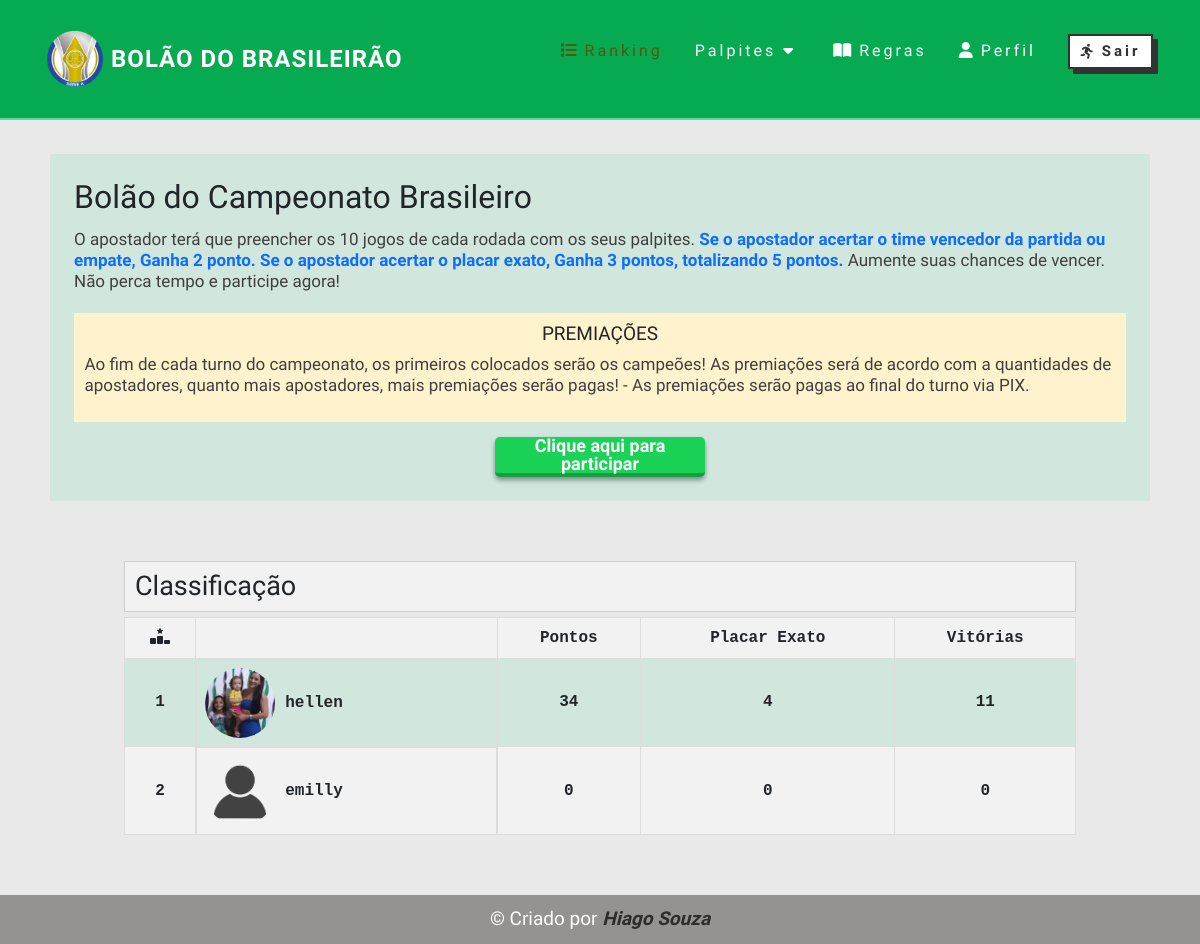
The app's page / (signed in) with its own data.
### bolao/models.py (models this page shows, shortened)
class Classificacao(models.Model):
    usuario = models.OneToOneField(Usuario, null=True, blank=True, on_delete=models.CASCADE)
    pontos = models.IntegerField(default=0)
    placar_exato = models.IntegerField(default=0)
    vitorias = models.IntegerField(default=0)
    empates = models.IntegerField(default=0)

class Usuario(models.Model):
    nome = models.CharField(max_length=200, null=True, blank=True)
    usuario = models.OneToOneField(User, null=True, blank=True, on_delete=models.CASCADE)
    email = models.CharField(max_length=200, null=True, blank=True, unique=True)
    whatsapp = models.CharField(max_length=200, null=True, blank=True, unique=True)
    pagamento = models.BooleanField(default=False)
    imagem = models.ImageField(upload_to='imagens', default='imagens/perfil-null.png')

### bolao/views.py (the view)
# urls.py: path('', homepage, name='homepage'),
def homepage(request):
    user = request.user
    usuarios = Classificacao.objects.filter(usuario__pagamento=True).order_by('-pontos', '-placar_exato', '-vitorias', '-empates')
    context = {'usuarios':usuarios}
    return render(request, 'index.html',context)

### bolao/templates/index.html (shortened to what this page needs)
{% extends 'auxiliar/base.html' %} {% load static %} {% block title %} Bolão | Ranking {% endblock%} {% block body %}
<section class="informacao">
    <div class="container__info">
        <h2 class="title">Bolão do Campeonato Brasileiro</h2>
        <p>O apostador terá que preencher os 10 jogos de cada rodada
            com os seus palpites.<b class="text-primary">
                Se o apostador acertar o time vencedor da partida ou empate, Ganha
                2 ponto. Se o apostador acertar o placar exato, Ganha 3
                pontos, totalizando 5 pontos.</b>
            Aumente suas chances de vencer. Não perca tempo e
            participe agora!</p>
        <div class="premiacoes">
            <h4>PREMIAÇÕES</h4>
            <p>
                Ao fim de cada turno do campeonato, os primeiros colocados serão os campeões!
                As premiações será de acordo com a quantidades de apostadores, quanto mais apostadores, mais
                premiações serão pagas!
                - As premiações serão pagas ao final do turno via PIX.
            </p>
        </div>
        <div class="inscricao">
            <button onclick="return sendToWhatSapp('{{request.user}}')">Clique aqui para participar</button>
        </div>
    </div>
</section>
<section class="container">
    <h2>Classificação</h2>
    <div class="tabela">
        <table>
            <thead>
                <tr>
                    <th><i class="fa-solid fa-ranking-star"></i></th>
                    <th></th>
                    <th>Pontos</th>
                    <th>Placar Exato</th>
                    <th>Vitórias</th>
                </tr>
            </thead>
            <tbody>
                {% for usuario in usuarios %}
                <tr>
                    <td>{{ forloop.counter }}</td>
                    <td class="usuario">
                        <img src="{{ usuario.usuario.imagem.url }}" alt="{{ usuario.usuario.nome }}" class="escudo">
                        {{ usuario.usuario.nome}}
                    </td>
                    <td>{{ usuario.pontos }}</td>
                    <td>{{ usuario.placar_exato }}</td>
                    <td>{{ usuario.vitorias }}</td>
                </tr>
                {% endfor %}
            </tbody>
        </table>
    </div>
</section>
{% endblock %}

### static/css/style.css (style rules this page uses)
* { margin: 0; padding: 0; box-sizing: border-box; font-family: "Afacad Flux", sans-serif; text-decoration: none; }
body, html { background: #e9e9e9; }
.container { margin: 0 auto; max-width: 1000px; padding: 0 2%; }
.informacao { max-width: 1100px; margin: 130px auto 60px auto; background-color: #d1e7dd; padding: 2%; }
.container__info { display: flex; flex-direction: column; gap: 5px; }
.container__info h2 { font-weight: 400; }
.container__info > p { color: #403f3f; line-height: 1.3rem; font-size: 17px; }
.premiacoes { background-color: #fff3cd; padding: 1%; }
.premiacoes h4 { text-align: center; font-size: 19px; font-weight: 400; }
.premiacoes p { color: #403f3f; line-height: 1.3rem; font-size: 17px; }
.inscricao { margin: 0 auto; }
.inscricao button { margin-top: 10px; display: flex; align-items: center; justify-content: center; line-height: 1; text-decoration: none; color: #ffffff; font-size: 18px; border-radius: 5px; border: none; width: 210px; height: 40px; font-weight: bold; border-bottom: 4px solid #179e43; transition: 0.3s; box-shadow: 0px 3px 5px 0px rgba(0, 0, 0, 0.4); background-color: #19d256; cursor: pointer; }
.container > h2 { background-color: #f2f2f2; margin-bottom: 5px; padding: 8px 10px; border: 1px solid #cecece; font-weight: 500; font-size: 27px; }
.tabela { background-color: #d1e7dd; overflow: auto; }
table { border-collapse: collapse; width: 100%; box-shadow: 0px 5px 10px rgba(0, 0, 0, 0.2); }
th, td { border: 1px solid #ddd; padding: 8px; text-align: center; font-size: 16px; font-family: monospace; font-weight: bold; }
th { background-color: #f2f2f2; font-weight: bold; }
tr:nth-child(even) { background-color: #f2f2f2; }
.escudo { border-radius: 50%; width: 70px; height: 70px; margin-right: 10px; }
.usuario { display: flex; align-items: center; }

### records on screen
Classificacao: usuario.imagem (picture), usuario.nome "hellen", pontos "34", placar_exato "4", vitorias "11"
Classificacao: usuario.imagem (picture), usuario.nome "emilly", pontos "0", placar_exato "0", vitorias "0"
